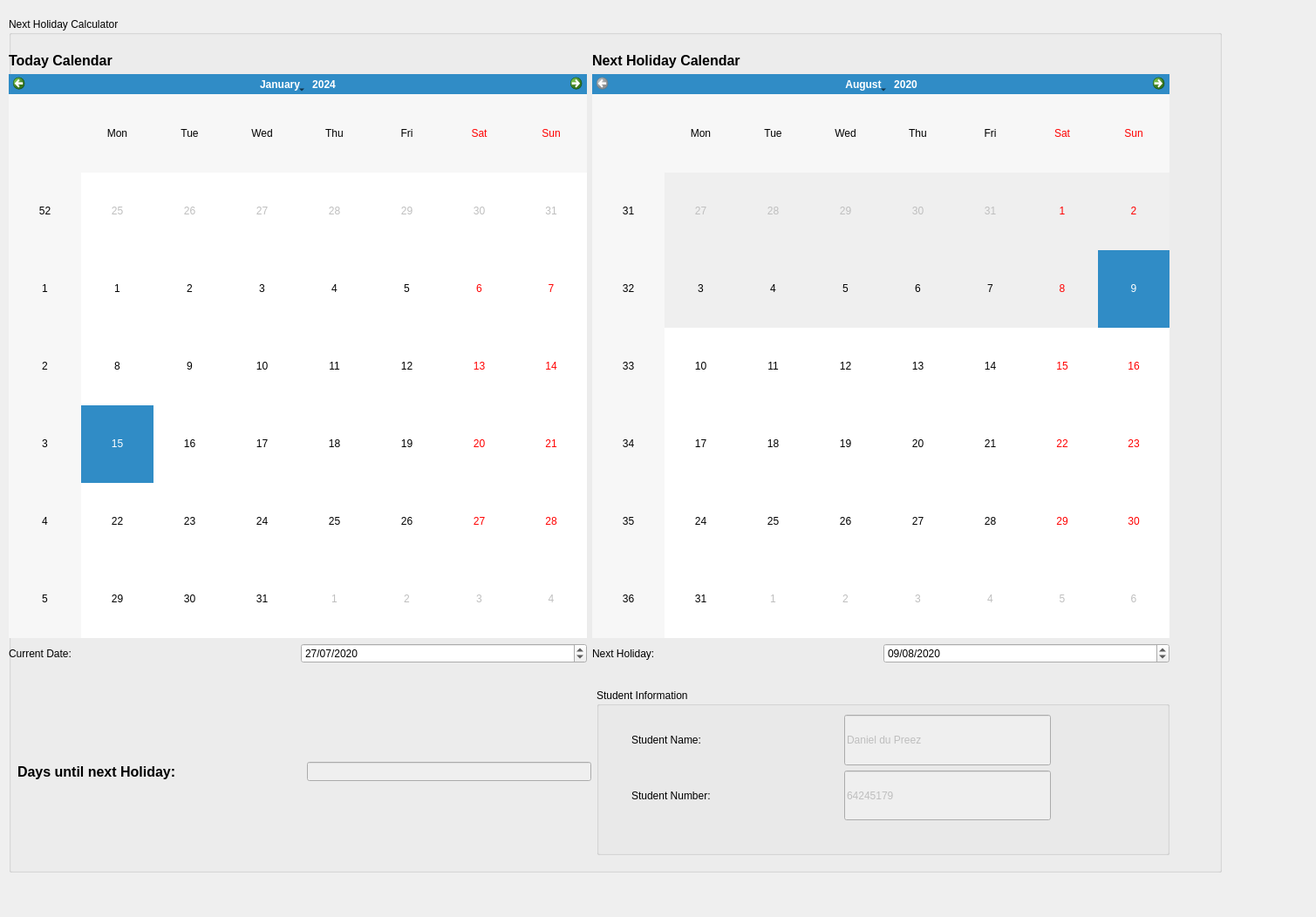
<?xml version="1.0" encoding="UTF-8"?>
<ui version="4.0">
 <class>Dialog</class>
 <widget class="QDialog" name="Dialog">
  <property name="geometry">
   <rect>
    <x>0</x>
    <y>0</y>
    <width>1509</width>
    <height>1052</height>
   </rect>
  </property>
  <property name="windowTitle">
   <string>Next Holiday Calculator</string>
  </property>
  <widget class="QGroupBox" name="nextHolidayGroupBox">
   <property name="geometry">
    <rect>
     <x>10</x>
     <y>20</y>
     <width>1391</width>
     <height>981</height>
    </rect>
   </property>
   <property name="title">
    <string>Next Holiday Calculator</string>
   </property>
   <widget class="QWidget" name="layoutWidget">
    <property name="geometry">
     <rect>
      <x>0</x>
      <y>40</y>
      <width>1331</width>
      <height>701</height>
     </rect>
    </property>
    <layout class="QHBoxLayout" name="calendarLayout">
     <item>
      <layout class="QVBoxLayout" name="todayLayout">
       <item>
        <widget class="QLabel" name="todayCalendarLabel">
         <property name="text">
          <string>&lt;html&gt;&lt;head/&gt;&lt;body&gt;&lt;p&gt;&lt;span style=&quot; font-size:12pt; font-weight:600;&quot;&gt;Today Calendar&lt;/span&gt;&lt;/p&gt;&lt;/body&gt;&lt;/html&gt;</string>
         </property>
        </widget>
       </item>
       <item>
        <widget class="QCalendarWidget" name="todayCalendar">
         <property name="minimumDate">
          <date>
           <year>2020</year>
           <month>7</month>
           <day>26</day>
          </date>
         </property>
        </widget>
       </item>
       <item>
        <layout class="QHBoxLayout" name="currentDateLayout">
         <item>
          <widget class="QLabel" name="currentDate">
           <property name="text">
            <string>Current Date:</string>
           </property>
          </widget>
         </item>
         <item>
          <widget class="QDateEdit" name="currentDateEdit">
           <property name="dateTime">
            <datetime>
             <hour>0</hour>
             <minute>0</minute>
             <second>0</second>
             <year>2020</year>
             <month>7</month>
             <day>27</day>
            </datetime>
           </property>
           <property name="currentSection">
            <enum>QDateTimeEdit::DaySection</enum>
           </property>
           <property name="displayFormat">
            <string>dd/MM/yyyy</string>
           </property>
           <property name="date">
            <date>
             <year>2020</year>
             <month>7</month>
             <day>27</day>
            </date>
           </property>
          </widget>
         </item>
        </layout>
       </item>
      </layout>
     </item>
     <item>
      <layout class="QVBoxLayout" name="nextHolidayLayout">
       <item>
        <widget class="QLabel" name="nextHolidayCalendarLabel">
         <property name="text">
          <string>&lt;html&gt;&lt;head/&gt;&lt;body&gt;&lt;p&gt;&lt;span style=&quot; font-size:12pt; font-weight:600;&quot;&gt;Next Holiday Calendar&lt;/span&gt;&lt;/p&gt;&lt;/body&gt;&lt;/html&gt;</string>
         </property>
        </widget>
       </item>
       <item>
        <widget class="QCalendarWidget" name="nextHolidayCalendar">
         <property name="selectedDate">
          <date>
           <year>2020</year>
           <month>8</month>
           <day>9</day>
          </date>
         </property>
         <property name="minimumDate">
          <date>
           <year>2020</year>
           <month>8</month>
           <day>9</day>
          </date>
         </property>
        </widget>
       </item>
       <item>
        <layout class="QHBoxLayout" name="nextHolidayDateLayout">
         <item>
          <widget class="QLabel" name="nextHolidayDateLabel">
           <property name="text">
            <string>Next Holiday:</string>
           </property>
          </widget>
         </item>
         <item>
          <widget class="QDateEdit" name="nextHolidayDateEdit">
           <property name="dateTime">
            <datetime>
             <hour>0</hour>
             <minute>0</minute>
             <second>0</second>
             <year>2020</year>
             <month>8</month>
             <day>9</day>
            </datetime>
           </property>
           <property name="displayFormat">
            <string>dd/MM/yyyy</string>
           </property>
          </widget>
         </item>
        </layout>
       </item>
      </layout>
     </item>
    </layout>
   </widget>
   <widget class="QWidget" name="">
    <property name="geometry">
     <rect>
      <x>10</x>
      <y>770</y>
      <width>1321</width>
      <height>191</height>
     </rect>
    </property>
    <layout class="QHBoxLayout" name="horizontalLayout">
     <item>
      <layout class="QHBoxLayout" name="daysUntilNextLayout">
       <item>
        <widget class="QLabel" name="daysUntilNextLabel">
         <property name="sizePolicy">
          <sizepolicy hsizetype="Preferred" vsizetype="Preferred">
           <horstretch>0</horstretch>
           <verstretch>0</verstretch>
          </sizepolicy>
         </property>
         <property name="text">
          <string>&lt;html&gt;&lt;head/&gt;&lt;body&gt;&lt;p&gt;&lt;span style=&quot; font-size:12pt; font-weight:600;&quot;&gt;Days until next Holiday:&lt;/span&gt;&lt;/p&gt;&lt;/body&gt;&lt;/html&gt;</string>
         </property>
        </widget>
       </item>
       <item>
        <widget class="QLineEdit" name="daysUntilNextLineEdit">
         <property name="enabled">
          <bool>false</bool>
         </property>
         <property name="sizePolicy">
          <sizepolicy hsizetype="Minimum" vsizetype="Fixed">
           <horstretch>0</horstretch>
           <verstretch>0</verstretch>
          </sizepolicy>
         </property>
        </widget>
       </item>
      </layout>
     </item>
     <item>
      <widget class="QGroupBox" name="studentInfoLayout">
       <property name="sizePolicy">
        <sizepolicy hsizetype="Preferred" vsizetype="Preferred">
         <horstretch>0</horstretch>
         <verstretch>0</verstretch>
        </sizepolicy>
       </property>
       <property name="title">
        <string>Student Information</string>
       </property>
       <widget class="QWidget" name="layoutWidget">
        <property name="geometry">
         <rect>
          <x>40</x>
          <y>30</y>
          <width>481</width>
          <height>121</height>
         </rect>
        </property>
        <layout class="QHBoxLayout" name="studentLayout">
         <item>
          <layout class="QVBoxLayout" name="studentLabelsLayout">
           <item>
            <widget class="QLabel" name="studNameDescLabel">
             <property name="enabled">
              <bool>true</bool>
             </property>
             <property name="text">
              <string>Student Name:</string>
             </property>
            </widget>
           </item>
           <item>
            <widget class="QLabel" name="studNumDesclabel">
             <property name="text">
              <string>Student Number:</string>
             </property>
            </widget>
           </item>
          </layout>
         </item>
         <item>
          <layout class="QVBoxLayout" name="studentDetailsLayout">
           <item>
            <widget class="QLineEdit" name="studNameLable">
             <property name="enabled">
              <bool>false</bool>
             </property>
             <property name="sizePolicy">
              <sizepolicy hsizetype="Preferred" vsizetype="Preferred">
               <horstretch>0</horstretch>
               <verstretch>0</verstretch>
              </sizepolicy>
             </property>
             <property name="text">
              <string>Daniel du Preez</string>
             </property>
            </widget>
           </item>
           <item>
            <widget class="QLineEdit" name="studNumLable">
             <property name="enabled">
              <bool>false</bool>
             </property>
             <property name="sizePolicy">
              <sizepolicy hsizetype="Preferred" vsizetype="Preferred">
               <horstretch>0</horstretch>
               <verstretch>0</verstretch>
              </sizepolicy>
             </property>
             <property name="text">
              <string>64245179</string>
             </property>
            </widget>
           </item>
          </layout>
         </item>
        </layout>
       </widget>
      </widget>
     </item>
    </layout>
   </widget>
   <zorder>studentInfoLayout</zorder>
   <zorder>layoutWidget</zorder>
   <zorder>layoutWidget</zorder>
   <zorder>daysUntilNextLabel</zorder>
   <zorder>daysUntilNextLineEdit</zorder>
   <zorder>todayCalendarLabel</zorder>
  </widget>
 </widget>
 <resources/>
 <connections>
  <connection>
   <sender>currentDateEdit</sender>
   <signal>dateChanged(QDate)</signal>
   <receiver>todayCalendar</receiver>
   <slot>setSelectedDate(QDate)</slot>
   <hints>
    <hint type="sourcelabel">
     <x>204</x>
     <y>274</y>
    </hint>
    <hint type="destinationlabel">
     <x>197</x>
     <y>243</y>
    </hint>
   </hints>
  </connection>
  <connection>
   <sender>nextHolidayDateEdit</sender>
   <signal>dateChanged(QDate)</signal>
   <receiver>nextHolidayCalendar</receiver>
   <slot>setSelectedDate(QDate)</slot>
   <hints>
    <hint type="sourcelabel">
     <x>504</x>
     <y>270</y>
    </hint>
    <hint type="destinationlabel">
     <x>482</x>
     <y>211</y>
    </hint>
   </hints>
  </connection>
 </connections>
</ui>
